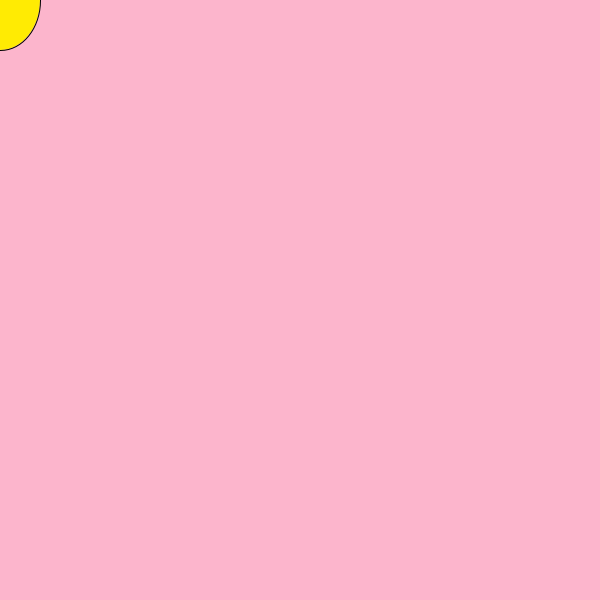
Frame 1 (no input)
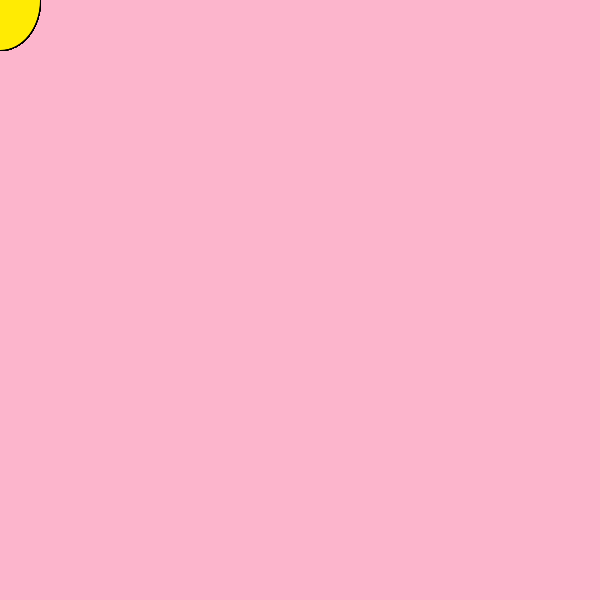
Frame 60 (the mouse pressed at the canvas centre just before this capture)
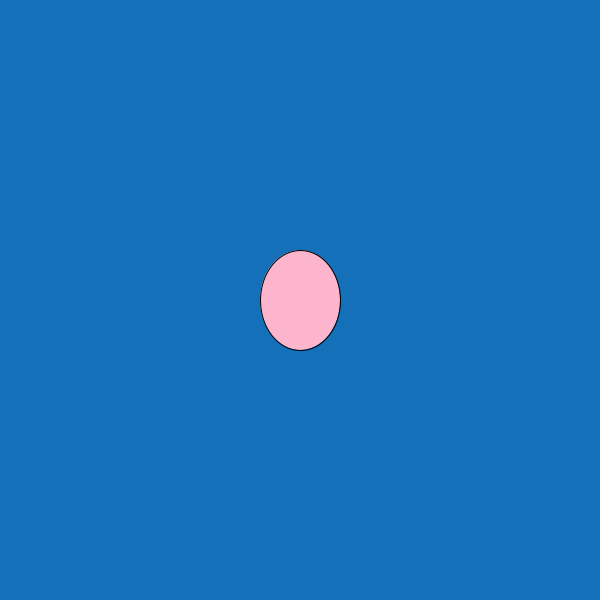
Frame 120 (the mouse held since frame 60 and released just before this capture)

The Processing sketch that drew these frames (run headless with seeded random() and noise(); from frame 60 on, the mouse is pressed at the canvas centre):

// Processing sketch: processing_182535
// ── processing_182535.pde

//creiamo una finestra di 600x600 pixel di colore rosa chiaro//
void setup(){
  size (600,600);
  background (252,181,204);
  fill(19,112,185);
  smooth();
  //diamo il comdando per muovere il il mouse//
 //diamo il comando che se il mouse è premuto inverti i colori//
  //sia lo sfondo che il riempimento//
}void draw (){
  if (mousePressed){
    background (19,112,185);
    fill (252,181,204);
  }else{
    fill (255,235,3);
  }
  ellipse(mouseX,mouseY,80,100);
}
